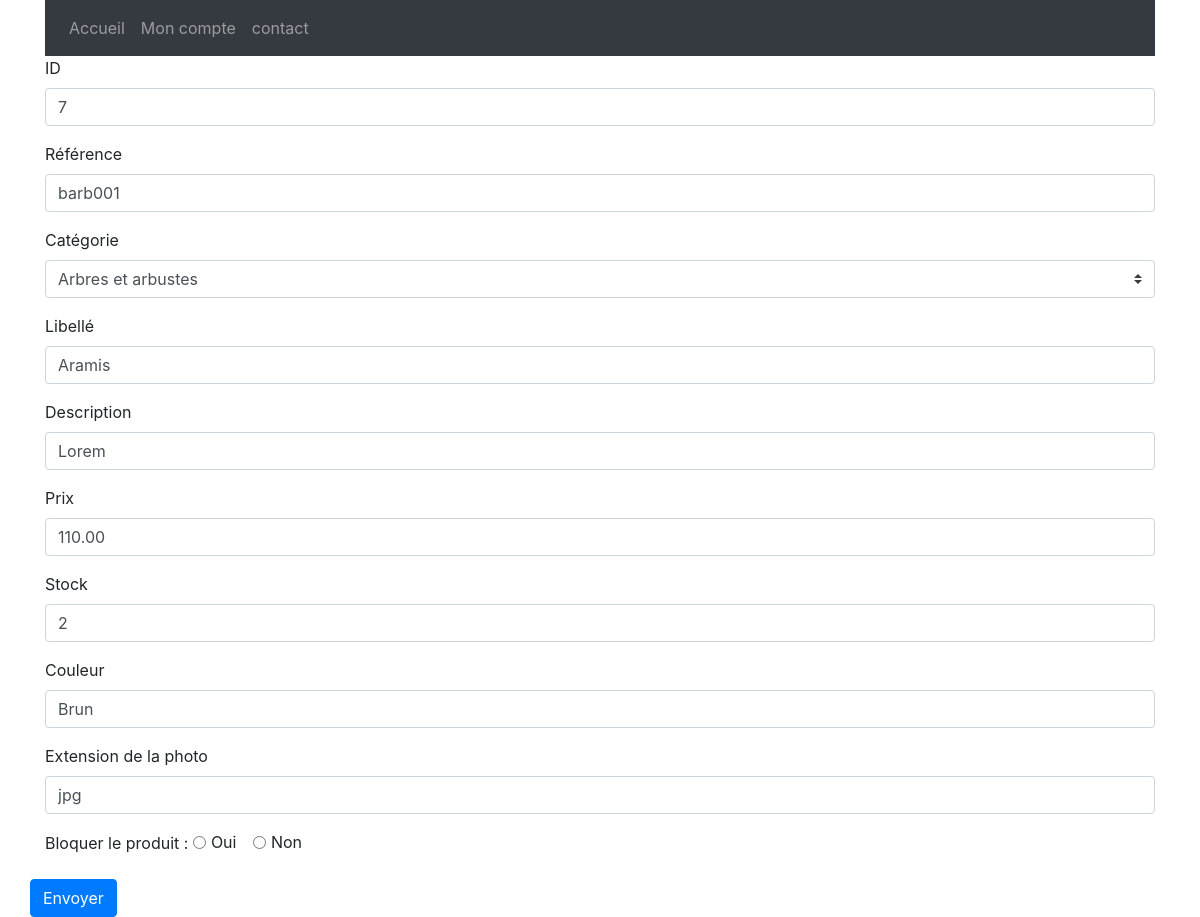
Screenshot of /formulaire_modif.php?pro_id=7 with the database file from the repository.
### tables this page shows
CREATE TABLE IF NOT EXISTS `produits` (
  `pro_id` int(10) UNSIGNED NOT NULL AUTO_INCREMENT COMMENT 'Clé de la table produits',
  `pro_cat_id` int(10) UNSIGNED NOT NULL COMMENT 'Catégorie du produit',
  `pro_ref` varchar(10) NOT NULL COMMENT 'Référence produit',
  `pro_libelle` varchar(200) NOT NULL COMMENT 'Nom du produit',
  `pro_description` varchar(1000) DEFAULT NULL COMMENT 'Description du produit',
  `pro_prix` decimal(6,2) UNSIGNED NOT NULL COMMENT 'Prix ',
  `pro_stock` int(11) NOT NULL DEFAULT '0' COMMENT 'Nombre d''unités en stock',
  `pro_couleur` varchar(30) DEFAULT NULL COMMENT 'Couleur',
  `pro_photo` varchar(4) DEFAULT 'jpg' COMMENT 'Extension de la photo',
  `pro_d_ajout` date NOT NULL COMMENT 'Date d''ajout',
  `pro_d_modif` datetime DEFAULT NULL COMMENT 'Date de modification',
  `pro_bloque` tinyint(1) DEFAULT NULL COMMENT 'Bloquer le produit à la vente',
  PRIMARY KEY (`pro_id`),
  UNIQUE KEY `idx_pro_ref` (`pro_ref`),
  KEY `fk_produits_cat_id` (`pro_cat_id`)
);

### formulaire_modif.php (the view, shortened to what this page needs)
<!DOCTYPE html>
    <html lang="fr">
    <head>
        <link rel="stylesheet" href="https://stackpath.bootstrapcdn.com/bootstrap/4.1.3/css/bootstrap.min.css">
        <?php
        $db = connexionBase();
        $pro_id = $_GET["pro_id"];
      $requete = "SELECT * FROM produits WHERE pro_id=".$pro_id;
       $result = $db->query($requete);
       $produit = $result->fetch(PDO::FETCH_OBJ);
      ?>
</head>
<body>
<div class="container">
<div class="menu">
  <nav id="navbar" class="navbar navbar-expand-sm bg-dark navbar-dark">
      <div class="collapse navbar-collapse" id="collapsibleNavbar">
          <ul class="navbar-nav">
              <li class="nav-item">
                <a class="nav-link" href="liste.php">Accueil</a>
              </li>
              <li class="nav-item">
                <a class="nav-link" href="Formulaire.html">Mon compte</a>
              </li>
              <li class="nav-item">
                <a class="nav-link" href="Horaires.html">contact </a>
              </li>
          </ul>
      </div>
  </nav>
</div>
<form action="formulaire_modif_script.php" method="post">
<div class="form-group">
    <label for="pro_ref"> ID</label>
    <?php echo "<input class=\"form-control\" type=\"number\"  name=\"pro_id\" value=$produit->pro_id >";?>
</div>
<div class="form-group">
    <label for="pro_ref"> Référence</label>
    <?php echo "<input class=\"form-control\" type=\"text\"  name=\"pro_ref\" value=$produit->pro_ref >";?>
</div>
<div class="form-group">
    <label for="pro_cat_id"> Catégorie</label>
    <?php
$requete = "SELECT cat_id , cat_nom
FROM categories
ORDER BY cat_nom ";
$result = $db->query($requete);
echo "
<select id=\"pro_cat_id\"  name=\"pro_cat_id\" class=\"custom-select\"  >";
while ($row = $result->fetch(PDO::FETCH_OBJ))
{
    echo" <option value=$row->cat_id >$row->cat_nom</option>";
}
echo " </select>"
?>
</div>
<div class="form-group">
    <label for="pro_libelle"> Libellé</label>
    <?php echo "<input class=\"form-control\" type=\"text\"  name=\"pro_libelle\" value=$produit->pro_libelle >";?>
</div>
<div class="form-group">
    <label for="pro_description"> Description</label>
    <?php echo "<input class=\"form-control\" type=\"text\"  name=\"pro_description\" value=$produit->pro_description >";?>
</div>
<div class="form-group">
    <label for="pro_prix"> Prix</label>
    <?php echo "<input class=\"form-control\" type=\"decimal\"  name=\"pro_prix\" value=$produit->pro_prix >";?>
</div>
<div class="form-group">
    <label for="pro_stock"> Stock</label>
    <?php echo "<input class=\"form-control\" type=\"number\"  name=\"pro_stock\" value=$produit->pro_stock >";?>
</div>
<div class="form-group">
    <label for="pro_couleur"> Couleur</label>
    <?php echo "<input class=\"form-control\" type=\"text\"  name=\"pro_couleur\" value=$produit->pro_couleur >";?>
</div>
<div class="form-group">
    <label for="pro_photo"> Extension de la photo</label>
    <?php echo "<input class=\"form-control\" type=\"text\"  name=\"pro_photo\" value=$produit->pro_photo>";?>
</div>
<div class="form-group">
    <label for="bloque"> Bloquer le produit  :</label>
    <div class="form-check form-check-inline">
        <input class="form-check-input" type="radio" name="bloque" id="oui" value="oui" >
        <label class="form-check-label" for="oui">Oui</label>
    </div>
    <div class="form-check form-check-inline">
        <input class="form-check-input" type="radio" name="bloque" id="non" value="non" >
        <label class="form-check-label" for="non">Non</label>
    </div>
</div>
<div class="row">
<button type="submit" id="envoi" class="btn btn-primary" required >Envoyer</button>
</div>
</form>
</body>
</html>

### rows the page displays
produits: pro_id "7", pro_ref "barb001", pro_libelle "Aramis", pro_description "Lorem", pro_prix "110.00", pro_stock "2", pro_couleur "Brun", pro_photo "jpg"

### other values shown
form field pro_cat_id "Arbres et arbustes"
